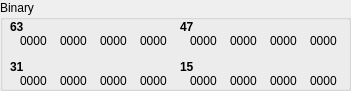
  <widget class="QGroupBox" name="groupBox_3">
   <property name="geometry">
    <rect>
     <x>570</x>
     <y>150</y>
     <width>351</width>
     <height>91</height>
    </rect>
   </property>
   <property name="title">
    <string>Binary</string>
   </property>
   <widget class="QLabel" name="label">
    <property name="geometry">
     <rect>
      <x>10</x>
      <y>20</y>
      <width>46</width>
      <height>13</height>
     </rect>
    </property>
    <property name="font">
     <font>
      <weight>75</weight>
      <bold>true</bold>
     </font>
    </property>
    <property name="text">
     <string>63</string>
    </property>
   </widget>
   <widget class="QLabel" name="L16">
    <property name="geometry">
     <rect>
      <x>20</x>
      <y>30</y>
      <width>31</width>
      <height>21</height>
     </rect>
    </property>
    <property name="font">
     <font>
      <family>Segoe UI</family>
      <pointsize>9</pointsize>
      <weight>50</weight>
      <bold>false</bold>
     </font>
    </property>
    <property name="text">
     <string>0000</string>
    </property>
   </widget>
   <widget class="QLabel" name="L15">
    <property name="geometry">
     <rect>
      <x>60</x>
      <y>30</y>
      <width>31</width>
      <height>21</height>
     </rect>
    </property>
    <property name="font">
     <font>
      <family>Segoe UI</family>
      <pointsize>9</pointsize>
     </font>
    </property>
    <property name="text">
     <string>0000</string>
    </property>
   </widget>
   <widget class="QLabel" name="L14">
    <property name="geometry">
     <rect>
      <x>100</x>
      <y>30</y>
      <width>31</width>
      <height>21</height>
     </rect>
    </property>
    <property name="font">
     <font>
      <family>Segoe UI</family>
      <pointsize>9</pointsize>
     </font>
    </property>
    <property name="text">
     <string>0000</string>
    </property>
   </widget>
   <widget class="QLabel" name="L13">
    <property name="geometry">
     <rect>
      <x>140</x>
      <y>30</y>
      <width>31</width>
      <height>21</height>
     </rect>
    </property>
    <property name="font">
     <font>
      <family>Segoe UI</family>
      <pointsize>9</pointsize>
     </font>
    </property>
    <property name="text">
     <string>0000</string>
    </property>
   </widget>
   <widget class="QLabel" name="label_7">
    <property name="geometry">
     <rect>
      <x>10</x>
      <y>60</y>
      <width>46</width>
      <height>13</height>
     </rect>
    </property>
    <property name="font">
     <font>
      <weight>75</weight>
      <bold>true</bold>
     </font>
    </property>
    <property name="text">
     <string>31</string>
    </property>
   </widget>
   <widget class="QLabel" name="L5">
    <property name="geometry">
     <rect>
      <x>140</x>
      <y>70</y>
      <width>31</width>
      <height>21</height>
     </rect>
    </property>
    <property name="font">
     <font>
      <family>Segoe UI</family>
      <pointsize>9</pointsize>
     </font>
    </property>
    <property name="text">
     <string>0000</string>
    </property>
   </widget>
   <widget class="QLabel" name="L6">
    <property name="geometry">
     <rect>
      <x>100</x>
      <y>70</y>
      <width>31</width>
      <height>21</height>
     </rect>
    </property>
    <property name="font">
     <font>
      <family>Segoe UI</family>
      <pointsize>9</pointsize>
     </font>
    </property>
    <property name="text">
     <string>0000</string>
    </property>
   </widget>
   <widget class="QLabel" name="L8">
    <property name="geometry">
     <rect>
      <x>20</x>
      <y>70</y>
      <width>31</width>
      <height>21</height>
     </rect>
    </property>
    <property name="font">
     <font>
      <family>Segoe UI</family>
      <pointsize>9</pointsize>
     </font>
    </property>
    <property name="text">
     <string>0000</string>
    </property>
   </widget>
   <widget class="QLabel" name="L7">
    <property name="geometry">
     <rect>
      <x>60</x>
      <y>70</y>
      <width>31</width>
      <height>21</height>
     </rect>
    </property>
    <property name="font">
     <font>
      <family>Segoe UI</family>
      <pointsize>9</pointsize>
     </font>
    </property>
    <property name="text">
     <string>0000</string>
    </property>
   </widget>
   <widget class="QLabel" name="label_13">
    <property name="geometry">
     <rect>
      <x>180</x>
      <y>20</y>
      <width>46</width>
      <height>13</height>
     </rect>
    </property>
    <property name="font">
     <font>
      <weight>75</weight>
      <bold>true</bold>
     </font>
    </property>
    <property name="text">
     <string>47</string>
    </property>
   </widget>
   <widget class="QLabel" name="L9">
    <property name="geometry">
     <rect>
      <x>310</x>
      <y>30</y>
      <width>31</width>
      <height>21</height>
     </rect>
    </property>
    <property name="font">
     <font>
      <family>Segoe UI</family>
      <pointsize>9</pointsize>
     </font>
    </property>
    <property name="text">
     <string>0000</string>
    </property>
   </widget>
   <widget class="QLabel" name="L10">
    <property name="geometry">
     <rect>
      <x>270</x>
      <y>30</y>
      <width>31</width>
      <height>21</height>
     </rect>
    </property>
    <property name="font">
     <font>
      <family>Segoe UI</family>
      <pointsize>9</pointsize>
     </font>
    </property>
    <property name="text">
     <string>0000</string>
    </property>
   </widget>
   <widget class="QLabel" name="L12">
    <property name="geometry">
     <rect>
      <x>190</x>
      <y>30</y>
      <width>31</width>
      <height>21</height>
     </rect>
    </property>
    <property name="font">
     <font>
      <family>Segoe UI</family>
      <pointsize>9</pointsize>
     </font>
    </property>
    <property name="text">
     <string>0000</string>
    </property>
   </widget>
   <widget class="QLabel" name="L11">
    <property name="geometry">
     <rect>
      <x>230</x>
      <y>30</y>
      <width>31</width>
      <height>21</height>
     </rect>
    </property>
    <property name="font">
     <font>
      <family>Segoe UI</family>
      <pointsize>9</pointsize>
     </font>
    </property>
    <property name="text">
     <string>0000</string>
    </property>
   </widget>
   <widget class="QLabel" name="label_19">
    <property name="geometry">
     <rect>
      <x>180</x>
      <y>60</y>
      <width>46</width>
      <height>13</height>
     </rect>
    </property>
    <property name="font">
     <font>
      <weight>75</weight>
      <bold>true</bold>
     </font>
    </property>
    <property name="text">
     <string>15</string>
    </property>
   </widget>
   <widget class="QLabel" name="L1">
    <property name="geometry">
     <rect>
      <x>310</x>
      <y>70</y>
      <width>31</width>
      <height>21</height>
     </rect>
    </property>
    <property name="font">
     <font>
      <family>Segoe UI</family>
      <pointsize>9</pointsize>
     </font>
    </property>
    <property name="text">
     <string>0000</string>
    </property>
   </widget>
   <widget class="QLabel" name="L2">
    <property name="geometry">
     <rect>
      <x>270</x>
      <y>70</y>
      <width>31</width>
      <height>21</height>
     </rect>
    </property>
    <property name="font">
     <font>
      <family>Segoe UI</family>
      <pointsize>9</pointsize>
     </font>
    </property>
    <property name="text">
     <string>0000</string>
    </property>
   </widget>
   <widget class="QLabel" name="L4">
    <property name="geometry">
     <rect>
      <x>190</x>
      <y>70</y>
      <width>31</width>
      <height>21</height>
     </rect>
    </property>
    <property name="font">
     <font>
      <family>Segoe UI</family>
      <pointsize>9</pointsize>
     </font>
    </property>
    <property name="text">
     <string>0000</string>
    </property>
   </widget>
   <widget class="QLabel" name="L3">
    <property name="geometry">
     <rect>
      <x>230</x>
      <y>70</y>
      <width>31</width>
      <height>21</height>
     </rect>
    </property>
    <property name="font">
     <font>
      <family>Segoe UI</family>
      <pointsize>9</pointsize>
     </font>
    </property>
    <property name="text">
     <string>0000</string>
    </property>
   </widget>
  </widget>
